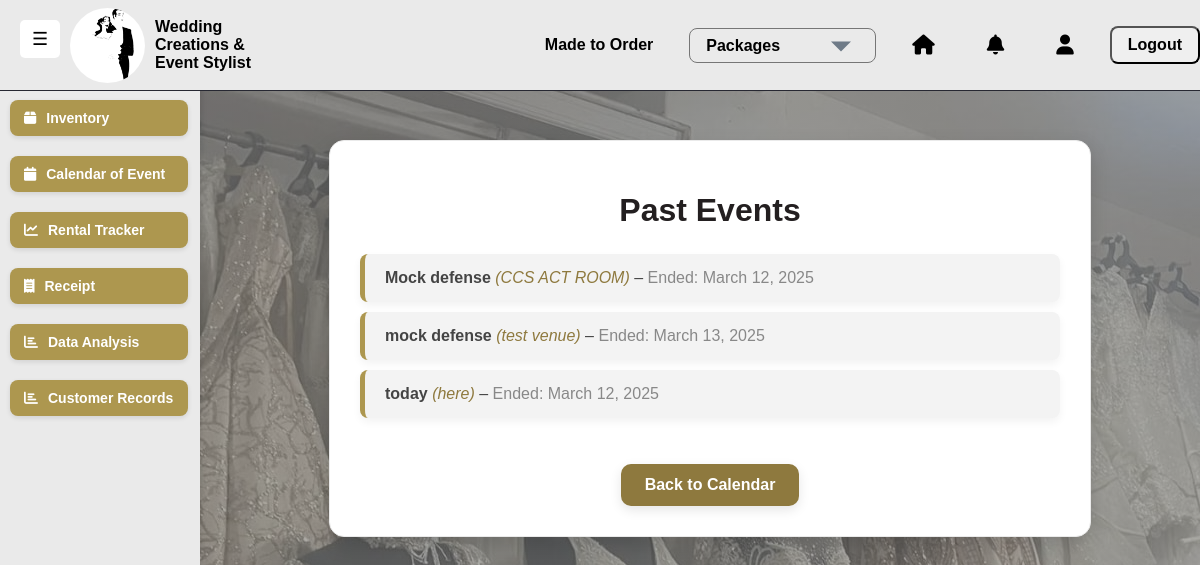
Page /past-events/ (signed in) on the earlier database version.
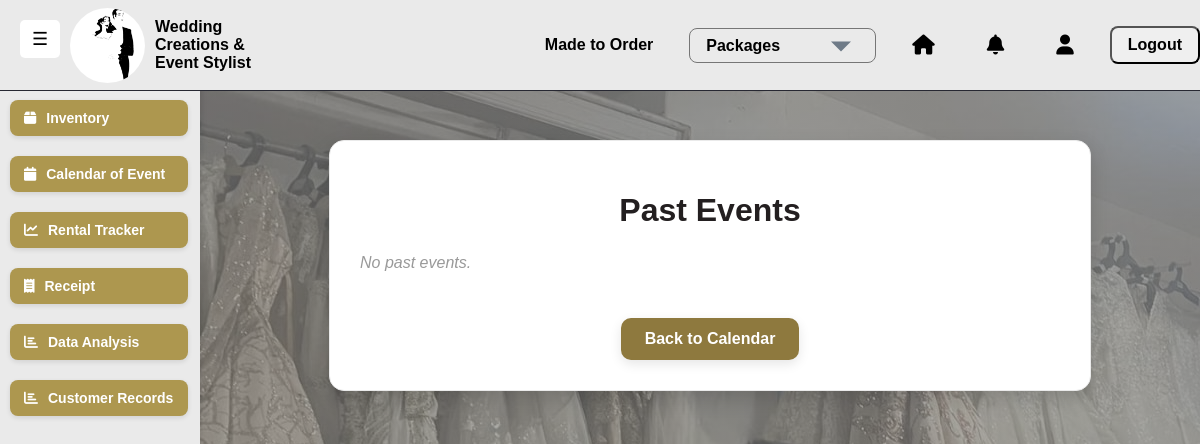
Same page on the later database version.
### saritasapp/models.py (models this page shows, shortened)
class Event(models.Model):
    title = models.CharField(max_length=200)
    venue = models.CharField(max_length=255)
    start_date = models.DateField()
    end_date = models.DateField(null=True, blank=True)
    notes = models.TextField(blank=True, null=True)

### saritasapp/views.py (the view)
# urls.py: path("past-events/", views.past_events, name="past_events"),
@login_required
def past_events(request):
    events = Event.objects.filter(end_date__lt=now().date())
    return render(request, "saritasapp/past_events.html", {"events": events})

### saritasapp/templates/saritasapp/past_events.html (shortened to what this page needs)
{% extends "saritasapp/base.html" %}
{% block content %}
<div class="event-container">
    <h1 class="heading">Past Events</h1>
    <ul class="event-list">
        {% for event in events %}
            <li class="event-item">
                <strong>{{ event.title }}</strong>
                <span class="event-venue">({{ event.venue }})</span> –
                <span class="event-dates">Ended: {{ event.end_date }}</span>
            </li>
        {% empty %}
            <p class="no-events">No past events.</p>
        {% endfor %}
    </ul>
    <a href="{% url 'saritasapp:calendar' %}" class="gold-button">Back to Calendar</a>
</div>
{% endblock %}

Differences in the rows shown:
removed Event: title "Mock defense", venue "CCS ACT ROOM", end_date "March 12, 2025"
removed Event: title "mock defense", venue "test venue", end_date "March 13, 2025"
removed Event: title "today", venue "here", end_date "March 12, 2025"
Other differences:
text now shown: "No past events."
